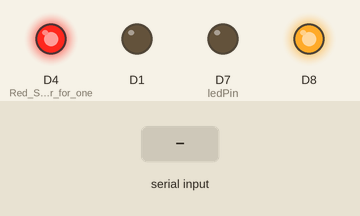
The sketch below on a simulated ESP8266 (NodeMCU). On the bench: output pins drawn as LEDs (lit = HIGH). Inputs (shaded band) come from the test bench. WiFi joins after 1.5 s; servers stay silent unless stated; what the sketch prints to the serial monitor is not drawn.

Above: at 1.7 s.
At 7.8 s:
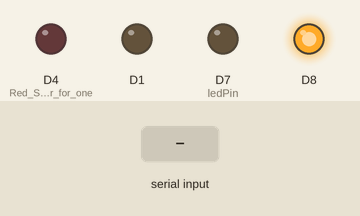
7.9 s: "1\n" received over the second serial link
Timing chart, 0 to 10.9 s (numbered marks = the images above; inputs shaded):
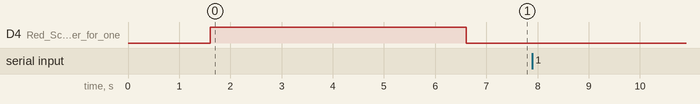

The sketch:

AdvESP.ino
```cpp
/*******************************************************************
 *  An example of bot that receives commands and turns on and off  *
 *  an LED.                                                        *
 *                                                                 *
 *  written by Giacarlo Bacchio (Gianbacchio on Github)            *
 *  adapted by Brian Lough                                         *
 *******************************************************************/
#include <ESP8266WiFi.h>
#include <WiFiClientSecure.h>
//#include <UniversalTelegramBot.h>
#include <SoftwareSerial.h>

// Initialize Wifi connection to the router
char ssid[] = "IOTLabTest";     // your network SSID (name) ****************************************
char password[] = "12345678"; // your network key **********************************************
String defaulte = "243681621"; // ******************************************************************************
String cardone = "One is at Home"; // ******************** Stores message to be sent
int onealert = 0; // ************************
// Initialize Telegram BOT
#define BOTtoken "686493040:AAHoMD0vRCS1dUIAUe7oUfN6-ol6BVN_s80"  // your Bot Token (Get from Botfather)******************
String apiKey = "WBMU3NM1B9OQJSYR";
const char* server = "api.thingspeak.com";
int i = -1;
SoftwareSerial Serial2(D5,D6);

WiFiClient client;
//UniversalTelegramBot bot(BOTtoken, client);

int Bot_mtbs = 1000; //mean time between scan messages
long Bot_lasttime;   //last time messages' scan has been done
bool Start = false;

const int ledPin = 13;
int ledStatus = 0;

void handleNewMessages(int numNewMessages) { //*********************************
  digitalWrite(D1,HIGH);
  Serial.println("handleNewMessages");
  Serial.println(String(numNewMessages));

//  for (int i=0; i<numNewMessages; i++) {
//    String chat_id = String(bot.messages[i].chat_id);
//    String text = bot.messages[i].text;
//
//    String from_name = bot.messages[i].from_name;
//    if (from_name == "") from_name = "Guest";
//
//    if (text == "/check1") { /////////////////////////////////////////
//      bot.sendMessage(chat_id, cardone);
//    }
//
//    if (text == "/ledoff") {
//      ledStatus = 0;
//      digitalWrite(ledPin, LOW);    // turn the LED off (LOW is the voltage level)
//      bot.sendMessage(chat_id, "Led is OFF", "");
//    }
//
//    if (text == "/reset") { //////////////////////////////////////////
//      cardone = "One is at Home";
//      onealert = 0;
//      bot.sendMessage(chat_id, "reset complete.");
//    }
//
//    if (text == "/start") {
//      String welcome = "Welcome to Universal Arduino Telegram Bot library, " + from_name + ".\n";
//      welcome += "This is Flash Led Bot example.\n\n";
//      welcome += "/ledon : to switch the Led ON\n";
//      welcome += "/ledoff : to switch the Led OFF\n";
//      welcome += "/status : Returns current status of LED\n";
//      bot.sendMessage(chat_id, welcome, "Markdown");
//    }
//  }
  digitalWrite(D1,LOW);
}


void setup() {
  pinMode(D2, INPUT); //Blue Scanner for one
  pinMode(D3, INPUT); //Blue Scanner for two
  pinMode(D4, INPUT); //Red Scanner for one
  pinMode(D5, INPUT); //Red Scanner for two
  pinMode(D1,OUTPUT);
  pinMode(D8,OUTPUT);
  pinMode(LED_BUILTIN, OUTPUT);
  digitalWrite(D8, HIGH);
  Serial.begin(115200);
  Serial2.begin(115200);

  // Set WiFi to station mode and disconnect from an AP if it was Previously
  // connected
  WiFi.mode(WIFI_STA);
  WiFi.disconnect();
  delay(100);

  // attempt to connect to Wifi network:
  Serial.print("Connecting Wifi: ");
  Serial.println(ssid);
  WiFi.begin(ssid, password);

  while (WiFi.status() != WL_CONNECTED) {
    Serial.print(".");
    delay(500);
  }

  //If successfully connected to WIFI
  digitalWrite(LED_BUILTIN,HIGH);
  delay(5000);
  digitalWrite(LED_BUILTIN, LOW);

  Serial.println("");
  Serial.println("WiFi connected");
  Serial.print("IP address: ");
  Serial.println(WiFi.localIP());

  pinMode(ledPin, OUTPUT); // initialize digital ledPin as an output.
  delay(10);
  digitalWrite(ledPin, LOW); // initialize pin as off
  i = 0;
}

void loop() {
//  Serial.println("ima``live");
// This is for Telegram Bot.
//  if( digitalRead(D3) == HIGH && onealert == 0){
//  digitalWrite( D1, HIGH);
//  bot.sendMessage(defaulte, "Suspicious Behaviour Detected- One has approached bus stop @ Jurong Point Interchange. Please Alert Authorities if neccesary.");
//  onealert = 1;
//  cardone = "One was last seen at the bus stop. Please Alert Authorities if neccesary.";
//  digitalWrite(D1, LOW);
//  }
//
//  if(digitalRead(D2) == HIGH && onealert == 0 ){
//    cardone = "One was last at the Market";
//  }


  // below here dont need car anymore, it is just function to handle telegram messages
//  if (millis() > Bot_lasttime + Bot_mtbs)  {
//    int numNewMessages = bot.getUpdates(bot.last_message_received + 1);
//
//    while(numNewMessages) {
//      Serial.println("got response");
//      handleNewMessages(numNewMessages);
//      numNewMessages = bot.getUpdates(bot.last_message_received + 1);
//    }
//
//    Bot_lasttime = millis();
//  }


// Prototype Iteration for ThingSpeak

String content = "";
char character;

  while(Serial2.available()) {
      content += Serial2.readString();
  }
  if (content != "") {
    Serial.println(content);
    uploadCloud(content);
    delay(16000);
  }


}

void uploadCloud (String location) {
  if (client.connect(server,80))   //   "184.106.153.149" or api.thingspeak.com
     {
         Serial.println("connected");
         String postStr = apiKey;
         postStr +="&field1=";
         postStr += location;
         postStr +="&field2=";
         postStr += "test2";
         postStr += "\r\n\r\n";

         client.print("POST /update HTTP/1.1\n");
         client.print("Host: api.thingspeak.com\n");
         client.print("Connection: close\n");
         client.print("X-THINGSPEAKAPIKEY: "+apiKey+"\n");
         client.print("Content-Type: application/x-www-form-urlencoded\n");
         client.print("Content-Length: ");
         client.print(postStr.length());
         client.print("\n\n");
         client.print(postStr);

         Serial.print("Successfully uploaded to thingspeak");
     }
     else {
      Serial.println("not connected");
     }

     client.stop();
}
```

Measured:
- after the input at 7.9 s, every drawn part: stays the same
